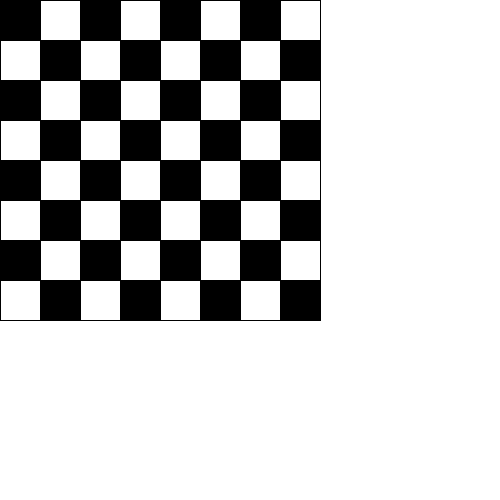
Frame 1 (no input)
Frame 60 (the mouse pressed at the canvas centre just before this capture): identical to frame 1, image omitted
Frame 120 (the mouse held since frame 60 and released just before this capture): identical to frame 1, image omitted

The Processing sketch that drew this single still picture (run headless with seeded random() and noise(); from frame 60 on, the mouse is pressed at the canvas centre):

// Processing sketch: TaskSix
// ── TaskSix.pde
int[][] board = new int[8][8];
int sideLength = 40;
void setup() {
size(500,500);

  for(int x = 0; x<board.length; x++)
  {
    for(int y = 0; y<board[x].length; y++)
    {
      if((x+y)%2==0){
        board[x][y]=0;
      }else{
board[x][y]=1;
      
      }
    }
  }
}

void draw(){
  background(255);
   for(int x = 0; x<board.length; x++)
  {
    for(int y = 0; y<board[x].length; y++)
    {
      if(board[x][y] == 0){
        fill(0);
      }else{
        fill(255);
      }
      rect(x*sideLength, y*sideLength, sideLength, sideLength);
    }
  }    
}
